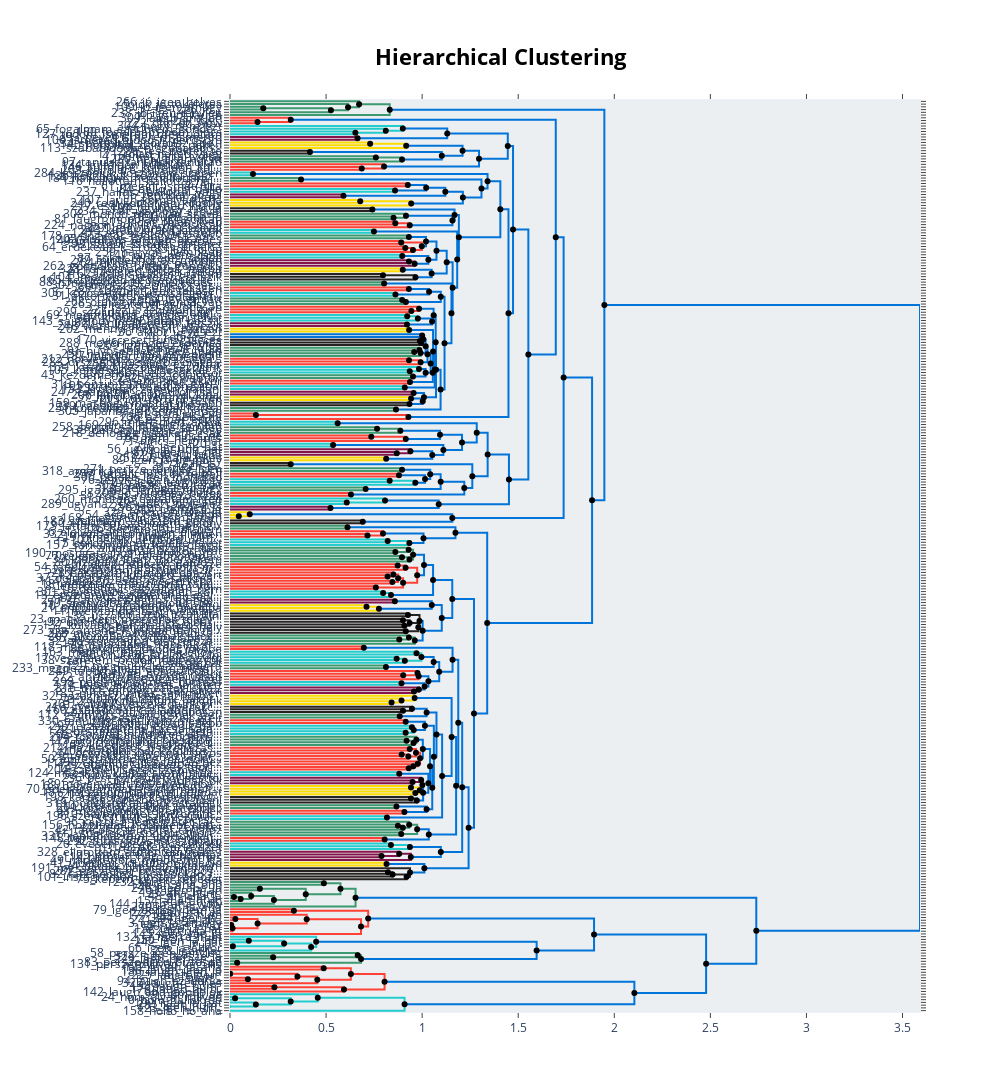

Notebook code cell kept with this figure:
### Markdown cell above
### Soknak tartjuk a topikok számát, ezért szeretnénk összevonni őket. Az összevonás eldöntésében segít, ha látjuk a témák hierarciáját.

### Code cell
# Extract hierarchical topics and their representations
hierarchical_topics = loaded_model_HDBSCAN.hierarchical_topics(docs)

# Visualize these representations
loaded_model_HDBSCAN.visualize_hierarchy(hierarchical_topics=hierarchical_topics)
